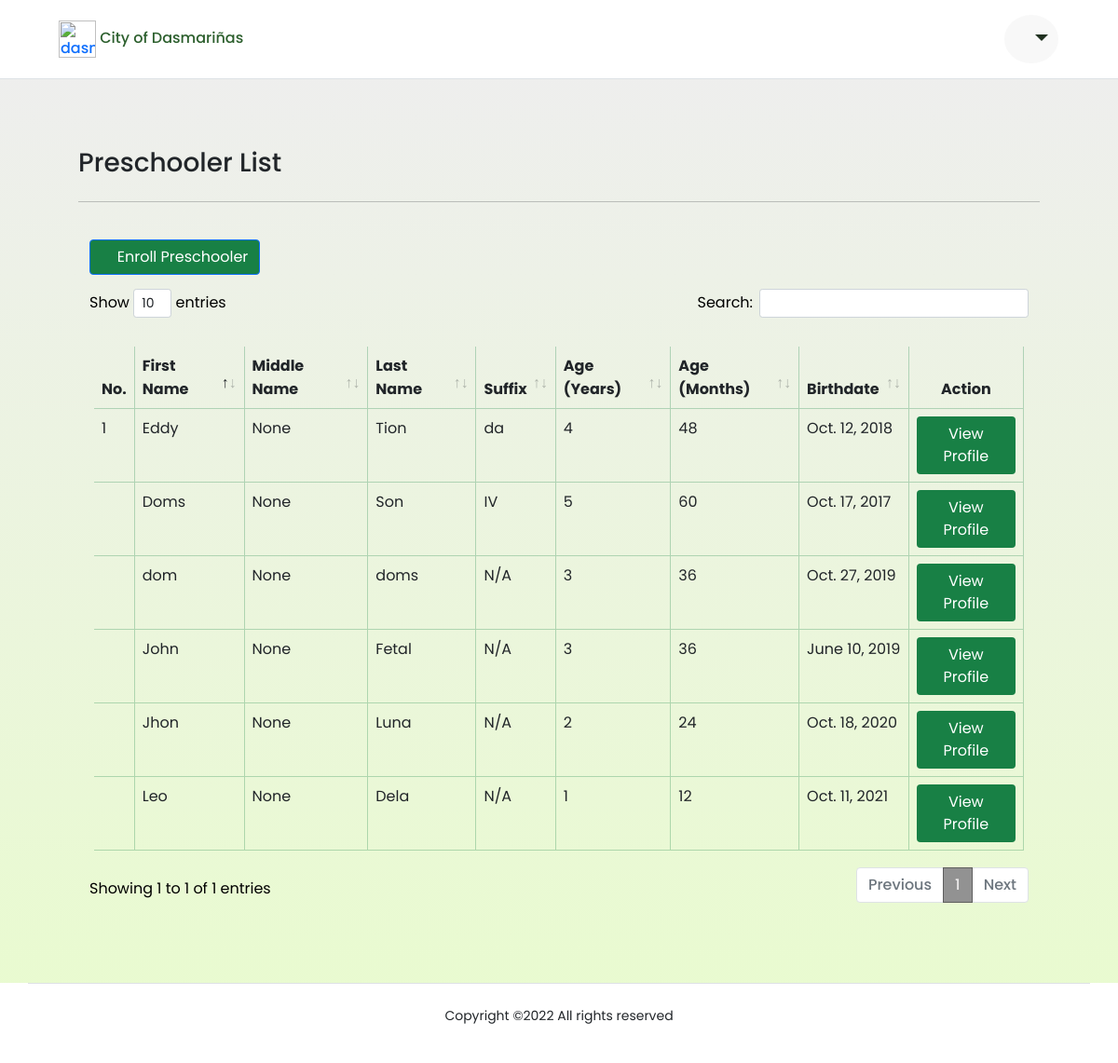
Screenshot of /home (signed in) with the database file from the repository.
### profilingApp/models.py (models this page shows, shortened)
class Preschooler(Model):
    GENDER = [('Male', 'Male'),
              ('Female', 'Female'),]
    parent = models.ForeignKey(Parent, on_delete=CASCADE)
    first_name = models.CharField(max_length=100)
    last_name = models.CharField(max_length=100)
    middle_name = models.CharField(max_length=100)
    suffix_name = models.CharField(max_length=100, null=True, blank=True)
    birthday = models.DateField(null=True, blank=True)
    height = models.FloatField(null=True, validators=[MinValueValidator(45.0), MaxValueValidator(120.0)])
    weight = models.FloatField(null=True, validators=[MinValueValidator(1.0), MaxValueValidator(28.0)])
    gender = models.CharField(max_length=100, choices=GENDER, null=True)
    date_measured = models.DateField(null=True, blank=True)
    def age_years(self):
        return int(date.today().year - self.birthday.year)
    def age_months(self):
        return int((date.today().year - self.birthday.year) * 12)
    @property
    def bmi_tag(self):
        calculator = Calculator(adjust_height_data=False, adjust_weight_scores=False,
                       include_cdc=False, logger_name='pygrowup',
                       log_level='INFO')
        try:
            age_months = int((date.today().year - self.birthday.year) * 12)
            whfa_value = float(calculator.wfl(self.weight, age_months, helpers.get_good_sex(str(self.gender)), self.height))
            if whfa_value > 2.0:
                return 'ABOVE NORMAL'
            elif whfa_value >= -2.0 and whfa_value <= 2.0:
                return 'NORMAL'
            elif whfa_value >= -3.0 and whfa_value < -2.0:
                return 'BELOW NORMAL'
            else:
                return 'SEVERE'
        except:
            pass

### profilingApp/views.py (the view, shortened to what this page needs)
# urls.py: path('home', views.parent_home, name='parent_home'),
@login_required(login_url='login_registration')
def parent_home(request):
    parent_user = Parent.objects.get(user_id=request.user.id)
    preschooler = Preschooler.objects.filter(parent=parent_user)
    context = {'preschoolers': preschooler}
    return render(request, 'activities/Parent Home.html', context)

### profilingApp/templates/activities/Parent Home.html (shortened to what this page needs)
{% load static %}
<html lang="en">
<head>
    <link rel="stylesheet" href="{% static '/CSS/DataTables/datatables.min.css' %}">
    <link rel="stylesheet" href="{% static '/CSS/styles.css' %}">
    <link rel="stylesheet" href="{% static '/CSS/font-awesome/css/all.min.css' %}">
    <link rel="stylesheet" href="{% static '/CSS/css/bootstrap.min.css' %}">
</head>
    <div class="site-header" id="header">
        <nav class="navbar fixed-top navbar-expand-lg navbar-dark index__navbar scrolled border-bottom" id="header">
            <div class="container-fluid justify-content-between px-4 mx-4" >
                <div>
                    <a href="#" class="name" style="text-decoration: none;">
                        <img class="navbar-icon" style="margin-left:15px;" src="{% static '/Media/avatar.png' %}" alt="dasma-logo">
                        <span class="brand__name" style="color:#2c5f2dff;">City of Dasmariñas</span>
                    </a>
                </div>
                <div class="btn-group my-2 mx-3">
                    <li>
                        <a class="btn nav-link" id="parentButton" data-bs-toggle="dropdown" data-toggle="tooltip" data-bs-placement="bottom" data-bs-offset="0,7"
                        title="User Settings" aria-expanded="false">
                            <i class="fa fa-fw fa-user-cog bi dropdown-toggle" style="font-size: 24px;"></i>
                        </a>
                    </li>
                </div>
            </div>
        </nav>
    </div>
<body>
    <div id="grid" class="container-fluid" style="padding:7%; margin-top:50px;">
        <div class="container-grid">
            <div class="">
                <div class="row">
                    <div class="col">
                        <h3 style="text-align:left;">Preschooler List</h3>
                    </div>
                </div>
            <hr>
            <br>
            </div>
        </div>
    <div class="container text-black">
        <div class="row">
            <div class="col">
                <div class="text-left" >
                    <button style="margin-bottom: 15px; margin-right: 10px; background-color: #188045;" type="button" class="btn btn-primary" data-bs-toggle="modal" data-bs-target="#addSched"><span class="fa fa-calendar-alt"></span> Enroll Preschooler</button>
                </div>
                <div class="table-responsive">
                    <table class="table table-hover table-cell-border" id="preschoolers_table">
                        <thead>
                            <tr>
                                <th scope="col">No.</th>
                                <th scope="col">First Name</th>
                                <th scope="col">Middle Name</th>
                                <th scope="col">Last Name</th>
                                <th scope="col">Suffix</th>
                                <th scope="col">Age (Years)</th>
                                <th scope="col">Age (Months)</th>
                                <th scope="col">Birthdate</th>
                                <th scope="col" class="nosort text-center">Action</th>
                            </tr>
                        </thead>
                        <tbody>
                            {% for preschooler in preschoolers %}
                            <tr>
                                <td></td>
                                <td>{{ preschooler.first_name }}</td>
                                <td>{{ preschooler.bmi_tag }}</td>
                                <td>{{ preschooler.last_name }}</td>
                                {% if preschooler.suffix_name is None %}
                                    <td>N/A</td>
                                {% elif preschooler.suffix_name == '' %}
                                    <td>N/A</td>
                                {% else %}
                                    <td>{{ preschooler.suffix_name }}</td>
                                {% endif %}
                                <td>{{ preschooler.age_years }}</td>
                                <td>{{ preschooler.age_months }}</td>
                                <td>{{ preschooler.birthday }}</td>
                                <td style="text-align: center;">
                                    <div>
                                        <a href="{% url 'parent_preschooler' preschooler.id %}"><button type="button" style="background-color: #188045; color: white;" class="btn">View Profile</button></a>
                                    </div>
                                </td>
                            </tr>
                        </tbody>
                        {% endfor %}
                    </table>
                </div>
            </div>
        </div>
    </div>
    </div>
    <div class="footer">
        <div class="container">
            <div class="row text-center align-items-center">
                    <div class="border-top p-4">
                        <p class="copyright"><small>
                        Copyright ©<script>document.write(new Date().getFullYear());</script> All rights reserved
                        </small>
                        </p>
                    </div>
            </div>
        </div>
      </div>
</body>

### profilingApp/static/CSS/styles.css (style rules this page uses)
.fixed-top { position: sticky; top: 0; right: 0; left: 0; z-index: 1030; max-height: 85px; background-color: white; border-bottom: 3px; }
.navbar-icon { width: 40px; max-width: 40px; }
img { vertical-align: middle; border-style: none; }
* { margin: 0; padding: 0; box-sizing: border-box; font-family: 'Poppins', sans-serif; }
li, a, button { font-family: 'Poppins', sans-serif; font-weight: 500; font-size: 16px; color:#188045; text-decoration: none; }
li { list-style: none; display: list-item; text-align: -webkit-match-parent; }
a { text-decoration: none; }
table { padding: 25px 5px 10px 5px; }
thead { border-color: rgba(23, 128, 69, 0.514)!important; }
th, td { border-right: 1px solid !important; border-color: rgba(23, 128, 69, 0.288)!important; }
#parentButton { color:rgba(0, 19, 0, 0.87); padding: 13 13 13 13; background-color: #ebebeb60; border-radius: 50%; margin-left: 15px; position: relative; }
#grid,#footer,#header { transition: 0.5s ease-in-out; }
#grid { background-image: linear-gradient(to top, rgba(230, 250, 202, 0.884),rgba(228, 228, 227, 0.624)); position: relative; padding: 3%; width: 100%; margin-top: 85px; min-height: 800px; }
html { width: 100%; height: 100%; }
body { color: rgba(0, 0, 0, 0.6); font-family: 'Poppins', sans-serif; font-size: 14px; line-height: 1.6em; -webkit-font-smoothing: antialiased; -moz-osx-font-smoothing: grayscale; }
::placeholder { color:rgba(255, 255, 255, 0.253); }
.row { display: -webkit-box; display: -ms-flexbox; display: flex; -ms-flex-wrap: wrap; flex-wrap: wrap; margin-right: 15px; margin-left: 15px; }
p { display: block; margin-block-start: 1em; margin-block-end: 1em; margin-inline-start: 0px; margin-inline-end: 0px; }
.col-6, .col-7, .col-12, .col, .col-sm-3, .col-sm-6, .col-md-3, .col-md-4, .col-md-5, .col-md-6, .col-md-8, .col-md-9, .col-md-10, .col-md-12, .col-lg-3, .col-lg-4, .col-lg-5, .col-lg-6, .col-lg-7, .col-lg-8, .col-lg-10, .col-lg-12, .col-xl-2 { position: relative; width: 100%; padding-right: 15px; padding-left: 15px; }
small, .small { font-size: 80%; font-weight: 400; }
.text-center { text-align: center !important; }
html { font-family: sans-serif; line-height: 1.15; -webkit-text-size-adjust: 100%; -webkit-tap-highlight-color: rgba(0, 0, 0, 0); }

### rows the page displays
Preschooler: first_name "Eddy", bmi_tag "None", last_name "Tion", suffix_name "da", age_years "4", age_months "48", birthday "Oct. 12, 2018"
Preschooler: first_name "Doms", bmi_tag "None", last_name "Son", suffix_name "IV", age_years "5", age_months "60", birthday "Oct. 17, 2017"
Preschooler: first_name "dom", bmi_tag "None", last_name "doms", shows "N/A", age_years "3", age_months "36", birthday "Oct. 27, 2019"
Preschooler: first_name "John", bmi_tag "None", last_name "Fetal", shows "N/A", age_years "3", age_months "36", birthday "June 10, 2019"
Preschooler: first_name "Jhon", bmi_tag "None", last_name "Luna", shows "N/A", age_years "2", age_months "24", birthday "Oct. 18, 2020"
Preschooler: first_name "Leo", bmi_tag "None", last_name "Dela", suffix_name "N/A", age_years "1", age_months "12", birthday "Oct. 11, 2021"
